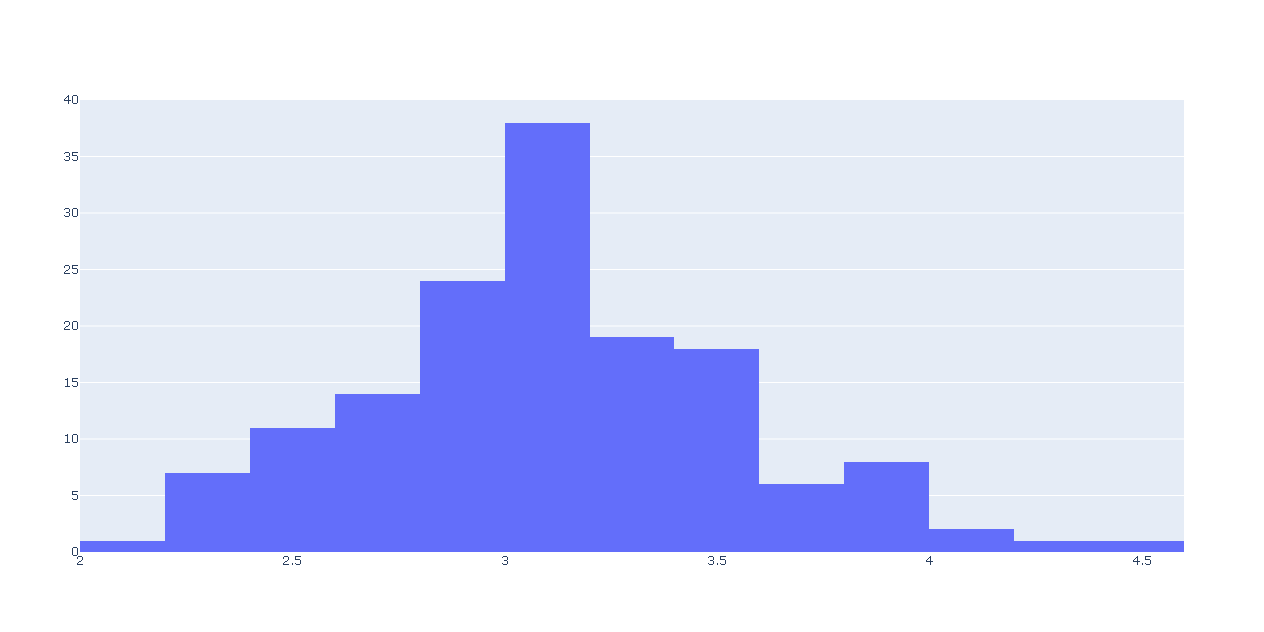

Here is the Python script that generated this plot:
import plotly.express as px # Biblioteca usada para criar gráficos
import plotly.graph_objects as go #

df = px.data.iris() # DataFrame com conjunto de dados de iris
fig = go.Figure(data=[go.Histogram(x=df['sepal_width'])]) # Cria o objeto com os dados de x
fig.show() # Plota o gráfico

# plotly.express pode criar toda a fígura de uma só vez. Ele usa a graph_objects internamente
# 'Figure' e estes são serializados como JSON antes de ser passado para plotly.js
